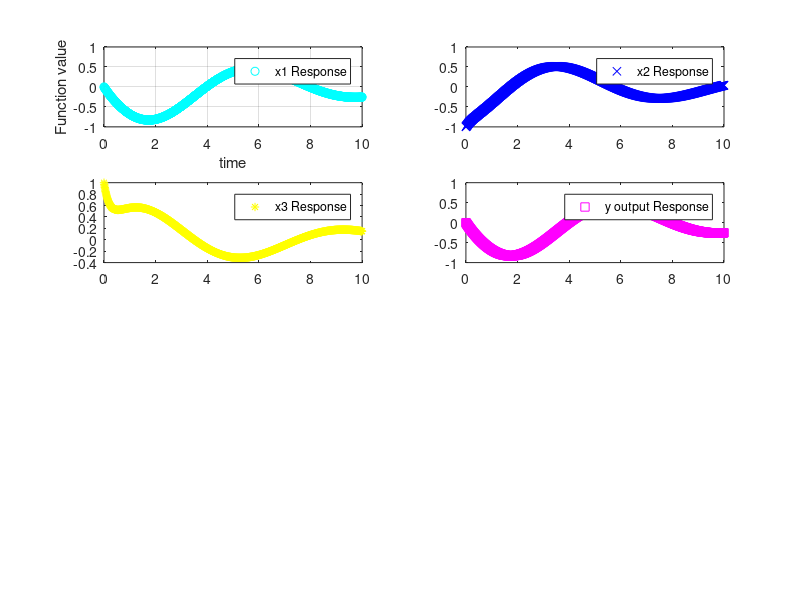

Source code (MATLAB):
G = tf([3 10 1],[1 8 5]);

[a,b,c,d] = tf2ss([3 10 1],[1 8 5])

clc;
clear all;

a = [ 0 1 0; 0 0 1;-3 -2 -5];
b = [ 0 0 1].';
c = [ 1 0 0];
d = 0;

x0 = [0 -1 1].';
t0 = [ 0:0.01:10];
u = 0*t0;

sys2 = ss(a,b,c,d)


[y,T,x] = lsim(sys2,u, t0,x0);

subplot(4,2,1),plot(T,x(:,1),'co');legend on; legend('x1 Response');xlabel('time');ylabel('Function value');grid on;
subplot(4,2,2),plot(T,x(:,2),'bx');legend on; legend('x2 Response');
subplot(4,2,3),plot(T,x(:,3),'y*');legend on; legend('x3 Response');
subplot(4,2,4),plot(T,y,'ms');legend on; legend('y output Response');

t = 10;
PHI = expm(a*t)

XF1 = expm(a*t)*x0







